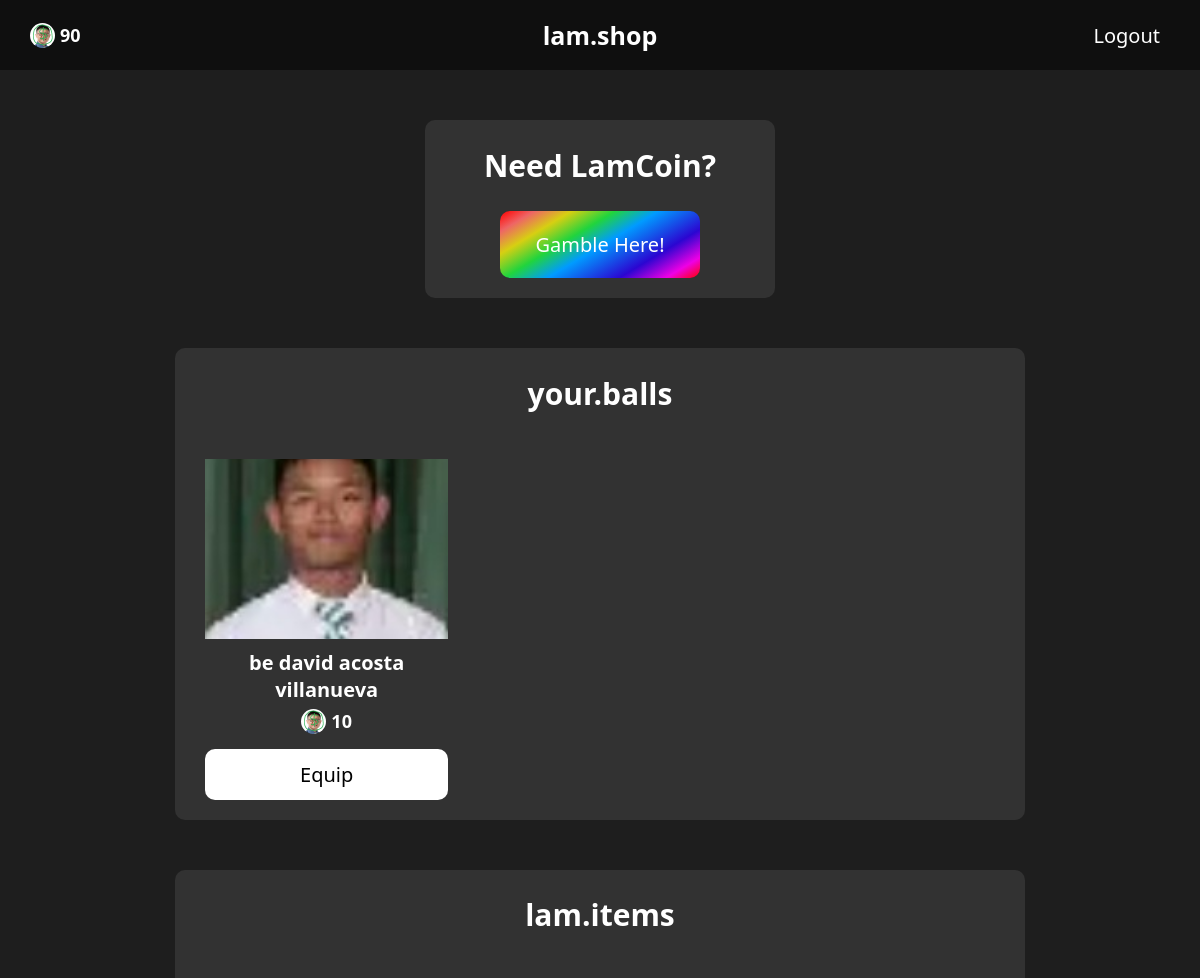
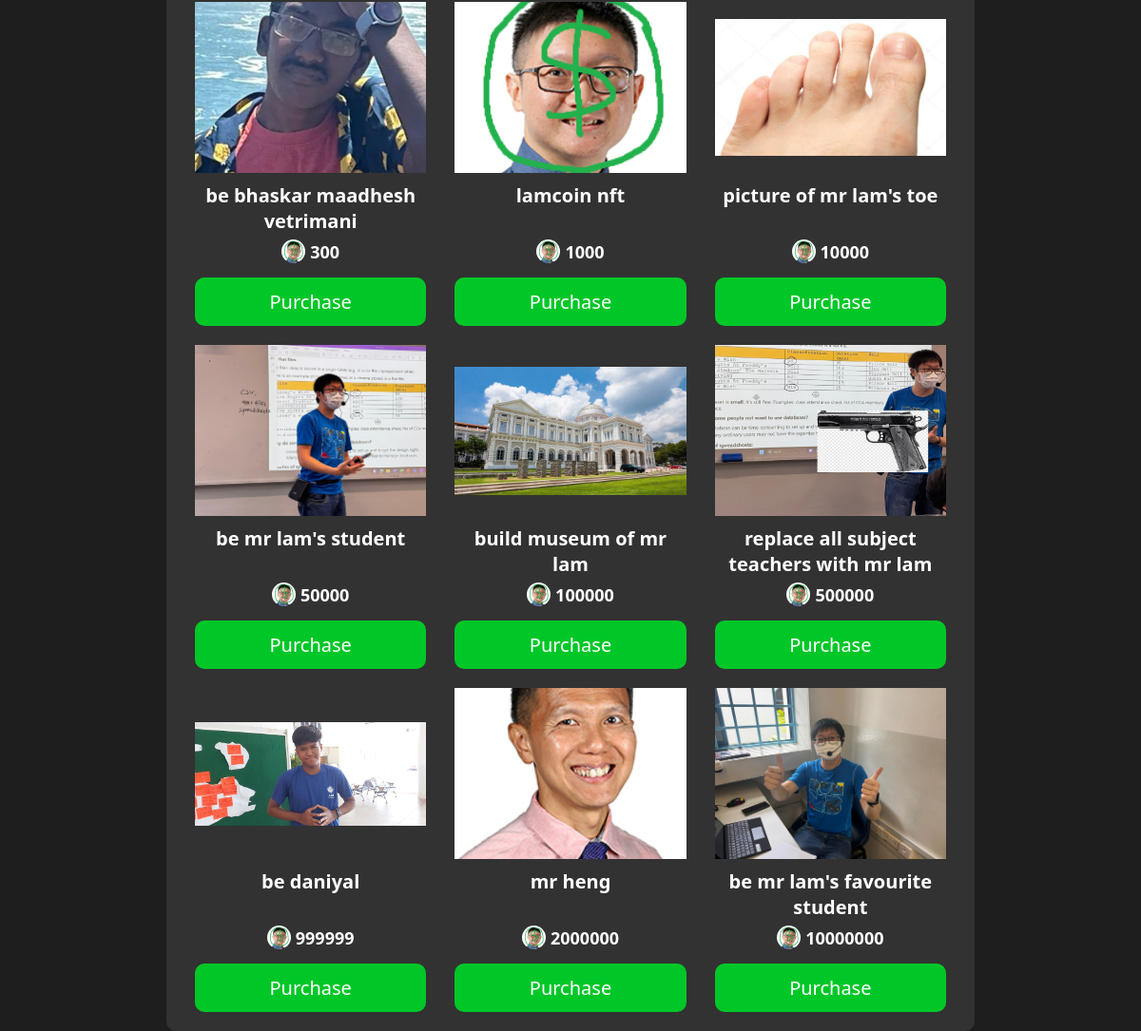
/ (signed in), run on the app's committed database (2 pictures, top to bottom).
### tables this page shows
CREATE TABLE items (
  id INTEGER PRIMARY KEY AUTOINCREMENT,
  name TEXT,
  price FLOAT NOT NULL,
  imgfilename TEXT NOT NULL
);

### main.py (the view, shortened to what this page needs)
@app.route('/', methods=["GET", "POST"])
def index():
    conn = sqlite3.connect("lamshop.db")
    cursor = conn.cursor()
    if "username" not in session:
        return redirect(url_for("login"))
    items = cursor.execute("""
        SELECT name, price, imgfilename
        FROM items;
    """).fetchall()
    bought_items = cursor.execute("""
        SELECT items.name, items.price, items.imgfilename
        FROM users
        LEFT JOIN buy_history
        ON buy_history.user_id = users.id
        LEFT JOIN items
        ON buy_history.item_id = items.id
        WHERE users.username = ?;
    """, (session["username"],)).fetchall()
    user_details = cursor.execute("""
    SELECT users.lamcoin, items.name, items.price, items.imgfilename
    FROM users
    LEFT JOIN items
    ON users.equipped_item = items.id
    WHERE username = ?;""", (session["username"],)).fetchone()
    conn.close()
    lamcoin = int(user_details[0]) if user_details[0] % 1 == 0 else user_details[0]
    equipped_item = {
        user_details[1] : {
            "price": user_details[2],
            "imgfilename": user_details[3]
        }
    }
    owned_items = {x[0] : {"price": int(x[1]) if x[1] % 1 == 0 else x[1], "imgfilename": x[2]} for x in bought_items} if bought_items[0][0] is not None else {}
    unowned_items = {}
    for x in items:
        if x[0] not in owned_items.keys():
            price = int(x[1]) if x[1] % 1 == 0 else x[1]
            unowned_items[x[0]] = {"price": price, "imgfilename": x[2]}
    return render_template("index.html", lamcoin=lamcoin, owned_items=owned_items, unowned_items=unowned_items, equipped_item=equipped_item)

### templates/index.html (shortened to what this page needs)
<!DOCTYPE html>
<html lang="en">
<head>
	<link rel="stylesheet" href="{{ url_for('static', filename='shopPage.css') }}">
</head>
<body>
	<header>
		<nav id="topNav">
			<div class="lamCoinCont">
				<div class="lamCoinIcon"></div>
				<strong class="lamCoinText">{{ lamcoin }}</strong>
			</div>
			<h1 id="pageHeading">lam.shop</h1>
			<form id="logoutForm" action="/logout" method="POST">
				<input type="submit" value="Logout" id="logoutButton">
			</form>
		</nav>
	</header>
	<main>
        <div id="gambleCont" class="uiCont">
            <h2 class="shopHeading">Need LamCoin?</h2>
            <a href="/gamble" id="gambleLink">Gamble Here!</a>
        </div>
		<div id="ownedMainCont" class="uiCont">
			<h2 class="shopHeading">your.balls</h2>
            {% if owned_items|length == 0 %}
                <p class="noneText">No items owned yet.</p>
            {% else %}
                <div class="itemsGrid">
                    {% for key, value in owned_items.items() %}
                        <div class="shopItem">
                            <div class="itemDisplay" style="background-image: url('/static/assets/{{ value['imgfilename'] }}')"></div>
                            <strong class="itemName">{{ key }}</strong>
                            <div class="lamCoinCont">
                                <div class="lamCoinIcon"></div>
                                    <strong class="lamCoinText">{{ value["price"] }}</strong>
                            </div>
                            <form action="/equip" method="POST">
                                {% if key not in equipped_item %}
                                <input type="submit" value="Equip" class="equipItemButton">
                                {% else %}
                                <input type="submit" value="Unequip" class="equipItemButton">
                                {% endif %}
                            </form>
                        </div>
                    {% endfor %}
                </div>
            {% endif %}
		</div>
		<div id="shopMainCont" class="uiCont">
			<h2 class="shopHeading">lam.items</h2>
            {% if owned_items|length >= 10 %}
                <p class="noneText">No items left to buy.</p>
            {% else %}
                <div class="itemsGrid">
                    {% for key, value in unowned_items.items() %}
                        <div class="shopItem">
                            <div class="itemDisplay" style="background-image: url('/static/assets/{{ value['imgfilename'] }}')"></div>
                            <strong class="itemName">{{ key }}</strong>
                            <div class="lamCoinCont">
                                <div class="lamCoinIcon"></div>
                                <strong class="lamCoinText">{{ value["price"] }}</strong>
                            </div>
                            <form action="/" method="POST">
                                <input type="submit" value="Purchase" class="buyItemButton">
                            </form>
                        </div>
                    {% endfor %}
                </div>
            {% endif %}
		</div>
	</main>
</body>
</html>

### static/shopPage.css (style rules this page uses)
* { font-family: 'Segoe UI'; color: #ffffff; }
body { margin: 0; overflow-x: hidden; background-color: #1E1E1E; }
.uiCont { border-radius: 10px; background-color: #323232; }
#pageHeading { position: absolute; left: 50%; top: 50%; transform: translate(-50%, -50%); margin: 0; font-size: 25px; }
#topNav { display: flex; position: fixed; justify-content: space-between; background-color: #0f0f0f; align-items: center; width: calc(100% - 60px); font-size: 20px; padding: 0 30px; height: 3.5em; z-index: 9999; }
main { display: -webkit-flex; display: -moz-flex; display: -ms-flex; display: -o-flex; display: flex; flex-direction: column; align-items: center; position: absolute; width: 100%; font-size: 20px; height: fit-content; top: 3.5em; }
.lamCoinCont { display: flex; flex-direction: row; justify-content: center; align-items: center; position: relative; }
.lamCoinIcon { position: relative; height: 25px; width: 25px; background-image: url('assets/lamcoin.png'); background-repeat: no-repeat; background-size: cover; border-radius: 50%; margin-right: 5px; }
.lamCoinText { font-size: 18px; }
input[value="Logout"] { cursor: pointer; background-color: transparent; border-radius: 5px; padding: 5px 10px; font-size: 20px; transition: background-color ease-in 0.2s; border: 0; }
#shopMainCont, #ownedMainCont, #gambleCont { position: relative; margin-top: 50px; height: fit-content; width: 85%; max-width: 850px; }
#gambleCont { display: -webkit-flex; display: -moz-flex; display: -ms-flex; display: -o-flex; display: flex; flex-direction: column; align-items: center; width: 350px; }
#gambleLink { position: relative; width: 200px; padding: 20px 0; text-decoration: none; color: #ffffff; font-weight: 500; font-size: 20px; margin-bottom: 20px; border-radius: 10px; text-align: center; background: rgb(255,0,0); background: linear-gradient(149deg, rgba(255,0,0,1) 0%, rgba(238,101,101,1) 11%, rgba(215,207,18,1) 23%, rgba(33,212,61,1) 37%, rgba(0,155,255,1) 51%, rgba(43,6,209,1) 74%, rgba(238,0,229,1) 89%, rgba(255,0,0,1) 100%); transition: transform 0.3s ease-out; }
.shopHeading { width: 100%; text-align: center; }
.itemsGrid { display: grid; position: relative; gap: 20px 30px; width: calc(100% - 60px); grid-template-columns: repeat(3, 1fr); padding: 20px 30px; border: 0; }
div.itemDisplay { position: relative; height: 180px; background-repeat: no-repeat; background-position: center ; background-size: 100%; margin-bottom: 10px; }
div.shopItem { display: -webkit-flex; display: -moz-flex; display: -ms-flex; display: -o-flex; display: flex; flex-direction: column; }
.shopItem > .lamCoinCont { margin-bottom: 15px; }
strong.itemName { position: relative; width: 100%; text-align: center; height: 60px; word-break: break-word; }
input.buyItemButton, input.equipItemButton { display: flexbox; position: relative; cursor: pointer; word-break: break-word; border: 0; width: 100%; height: fit-content; border-radius: 10px; background-color: #00c728; color: #ffffff; font-size: 20px; padding: 12px 7px; transition: transform 0.2s ease-out; font-weight: 500; }
.equipItemButton { background-color: #ffffff !important; color: #000000 !important; }

### data on the page
items: imgfilename (picture), name "be david acosta villanueva", price "10"
items: imgfilename (picture), name "be bhaskar maadhesh vetrimani", price "300"
items: imgfilename (picture), name "lamcoin nft", price "1000"
items: imgfilename (picture), name "picture of mr lam's toe", price "10000"
items: imgfilename (picture), name "be mr lam's student", price "50000"
items: imgfilename (picture), name "build museum of mr lam", price "100000"
items: imgfilename (picture), name "replace all subject teachers with mr lam", price "500000"
items: imgfilename (picture), name "be daniyal", price "999999"
items: imgfilename (picture), name "mr heng", price "2000000"
items: imgfilename (picture), name "be mr lam's favourite student", price "10000000"

### other printed values
{{ lamcoin }} "90"
